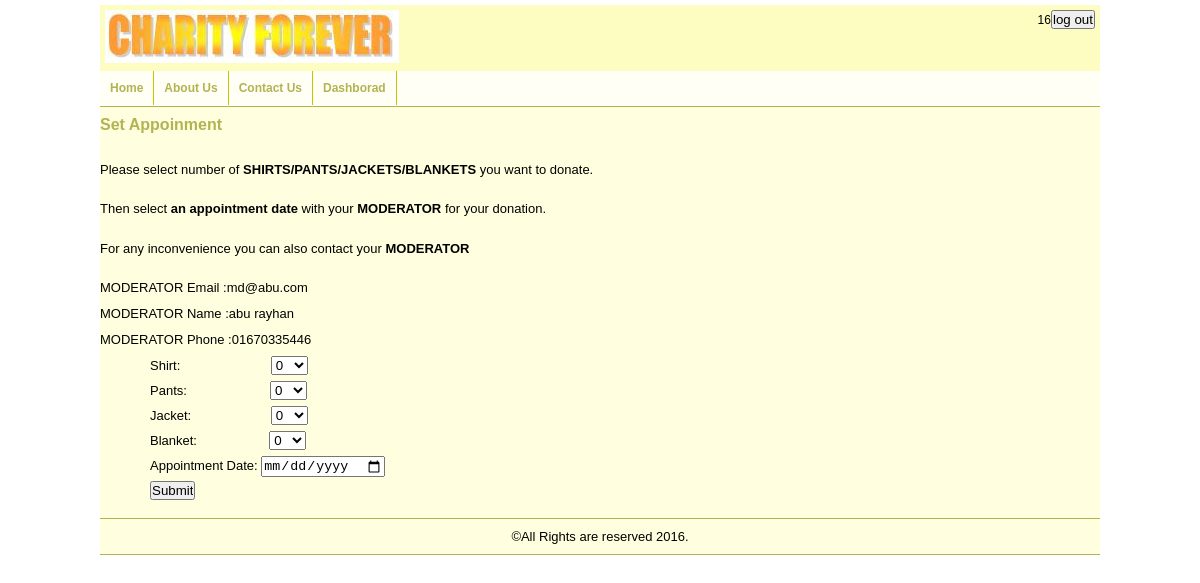
The app's page /app.php (signed in) with its own data.
### tables this page shows
CREATE TABLE IF NOT EXISTS `users` (
  `id` int(100) NOT NULL AUTO_INCREMENT,
  `first` varchar(100) NOT NULL,
  `last` varchar(100) NOT NULL,
  `dob` date NOT NULL,
  `address` varchar(100) NOT NULL,
  `district` varchar(100) NOT NULL,
  `gender` varchar(100) NOT NULL,
  `phone` varchar(100) NOT NULL,
  `email` varchar(100) NOT NULL,
  `pass` varchar(100) NOT NULL,
  `role` varchar(100) NOT NULL,
  `imgpath` varchar(500) NOT NULL,
  PRIMARY KEY (`id`),
  UNIQUE KEY `email` (`email`)
);

### app.php (the view, shortened to what this page needs)
<!DOCTYPE HTML>
<html >
    <head>
        <link type="text/css" rel="stylesheet" href="css/style.css">
    </head>
    <body>
        <div id="wrapper">
        <header id="header">
            <div id="header_area">
                <div id="logo"><img src="files/icon/logo.png" alt="Logo"></div>
        <div id="session" align="right">
                <?php
          if(!isset($_SESSION))
                           {
                                      if(isset($_SESSION['varname']))
                                      {
                                      $sid = $_SESSION['varname'];
                                      echo $sid;
                                      echo '<a href="logout.php"><button>log out</button></a>';
                                      }
                                      else
                                      {
                                        echo "not loggggged in";
                                      }
                            }
          ?>
          </div>
            </div>
            <div id="menu_area">
                <nav id="menu">
                    <ul>
                        <li><a href="index.php"> Home </a></li>
                        <li><a href="about_us.php"> About Us</a></li>
                        <li><a href="contact_us.php"> Contact Us </a></li>
                        <li><a href="dashboard_for_donor.php"> Dashborad </a></li>
            </div>
        </header>
        <div id="contents_area" >
               <div id="contents">
                    <h1>Set Appoinment</h1>
                      <UL>
                        <LI><P STYLE="margin-bottom: 0.14in"><FONT SIZE=2>Please select
                        number of </FONT><FONT SIZE=2><B>SHIRTS/PANTS/JACKETS/BLANKETS</B></FONT><FONT SIZE=2>
                        you want to donate.</FONT></P>
                        <LI><P STYLE="margin-bottom: 0.14in"><FONT SIZE=2>Then select </FONT><FONT SIZE=2><B>an
                        appointment date</B></FONT><FONT SIZE=2> with your </FONT><FONT SIZE=2><B>MODERATOR</B></FONT><FONT SIZE=2>
                        for your donation.</FONT></P>
                        <LI><P STYLE="margin-bottom: 0.14in"><A NAME="_GoBack"></A><FONT SIZE=2>For
                        any inconvenience you can also contact your </FONT><FONT SIZE=2><B>MODERATOR</B></FONT><FONT SIZE=2>
                        </P>
                    </UL>
                    <?php
                      $sid = $_SESSION['varname'];
                      $one=mysql_query("select * from users where id='$sid'")
                              or die("failed to query from users".mysql_error());
                              $rowone= mysql_fetch_array($one);
                              $moddis=$rowone['district'];
                          $two=mysql_query("select * from users where district='$moddis' and role='moderator'")
                              or die("failed to query from users ".mysql_error());
                                $rowtwo= mysql_fetch_array($two);
                                echo "MODERATOR Email :".$rowtwo['email']."</br>";
                                echo "MODERATOR Name :".$rowtwo['first']." ".$rowtwo['last']."</br>";
                                echo "MODERATOR Phone :".$rowtwo['phone']."</br>";
                      ?>
                   <div id="app">
                   <form name="appform" onsubmit="return validateForm()" action="app_process.php" method="post" >
                       <ul>
                            <li>Shirt:&nbsp&nbsp&nbsp&nbsp&nbsp&nbsp&nbsp&nbsp&nbsp&nbsp&nbsp&nbsp&nbsp&nbsp&nbsp&nbsp&nbsp&nbsp&nbsp&nbsp&nbsp&nbsp&nbsp&nbsp
                            <select name="shirt">
                            <option value=0>0</option>
                            </select><br></li>
                            <li>Pants:&nbsp&nbsp&nbsp&nbsp&nbsp&nbsp&nbsp&nbsp&nbsp&nbsp &nbsp&nbsp&nbsp&nbsp&nbsp&nbsp &nbsp&nbsp&nbsp&nbsp
                            <select name="pant">
                            <option value=0>0</option>
                            </select><br></li>
                            <li>Jacket:&nbsp&nbsp&nbsp&nbsp&nbsp&nbsp&nbsp&nbsp&nbsp &nbsp&nbsp&nbsp&nbsp&nbsp&nbsp &nbsp&nbsp&nbsp&nbsp
                            <select name="jacket">
                            <option value=0>0</option>
                            </select><br></li>
                            <li>Blanket:&nbsp&nbsp&nbsp&nbsp&nbsp&nbsp&nbsp &nbsp&nbsp&nbsp&nbsp&nbsp&nbsp &nbsp&nbsp&nbsp&nbsp
                            <select name ="blanket">
                            <option value=0>0</option>
                            </select><br></li>
                            <li>Appointment Date:
                                <input type="date" name="appdate" id="app_date"><br>
                           </li>
                             <input type="submit"  name="submit" value="Submit" "><br>
                       </ul>
                       </form>
                   </div>
                </div>
        </div>
        <footer id="footer">
            &copy;All Rights are reserved 2016.
        </footer>
    </div>
    </body>
</html>

### css/style.css (style rules this page uses)
* { margin:0px; padding:0px; }
a { text-decoration:none; color:#000; }
li { list-style:none; }
h1 { font-family:Arial, Helvetica, sans-serif; font-size:16px; color:#B3B353; padding:0px 0px 5px 0px; margin-bottom:15px; }
body { font-family:Arial, Helvetica, sans-serif; font-size:12px; margin-bottom:5px; }
#wrapper { width:1000px; background:#FFFFDF; margin:5px auto 0px; }
#header_area { background:#FDFDC1; padding:5px; overflow:hidden; }
#logo { float:left; }
#menu_area { min-height:35px; background-color:#FFFFF5; border-bottom:1px solid #B3B353; }
#menu ul li { float:left; border-right:1px solid #C6C600; }
#menu ul li a { color:#B3B353; font-weight:bold; display:block; padding:10px 10px 10px 10px; }
#contents_area { overflow:auto; min-height:400px; margin:5px 0px 5px 0px; }
#contents { min-height:200px; margin-bottom:10px; font-size:12px; text-align:justify; line-height:25px; }
footer { background:#FFFFDF; text-align:center; padding:10px; border-top:1px solid #B3B353; border-bottom:1px solid #B3B353; }

### app.php (style rules this page uses)
#app { padding:0px 0px 0px 50px; }

### records on screen
users: email "md@abu.com", first "abu", last "rayhan", phone "01670335446"

### other values on screen
$sid "16"
